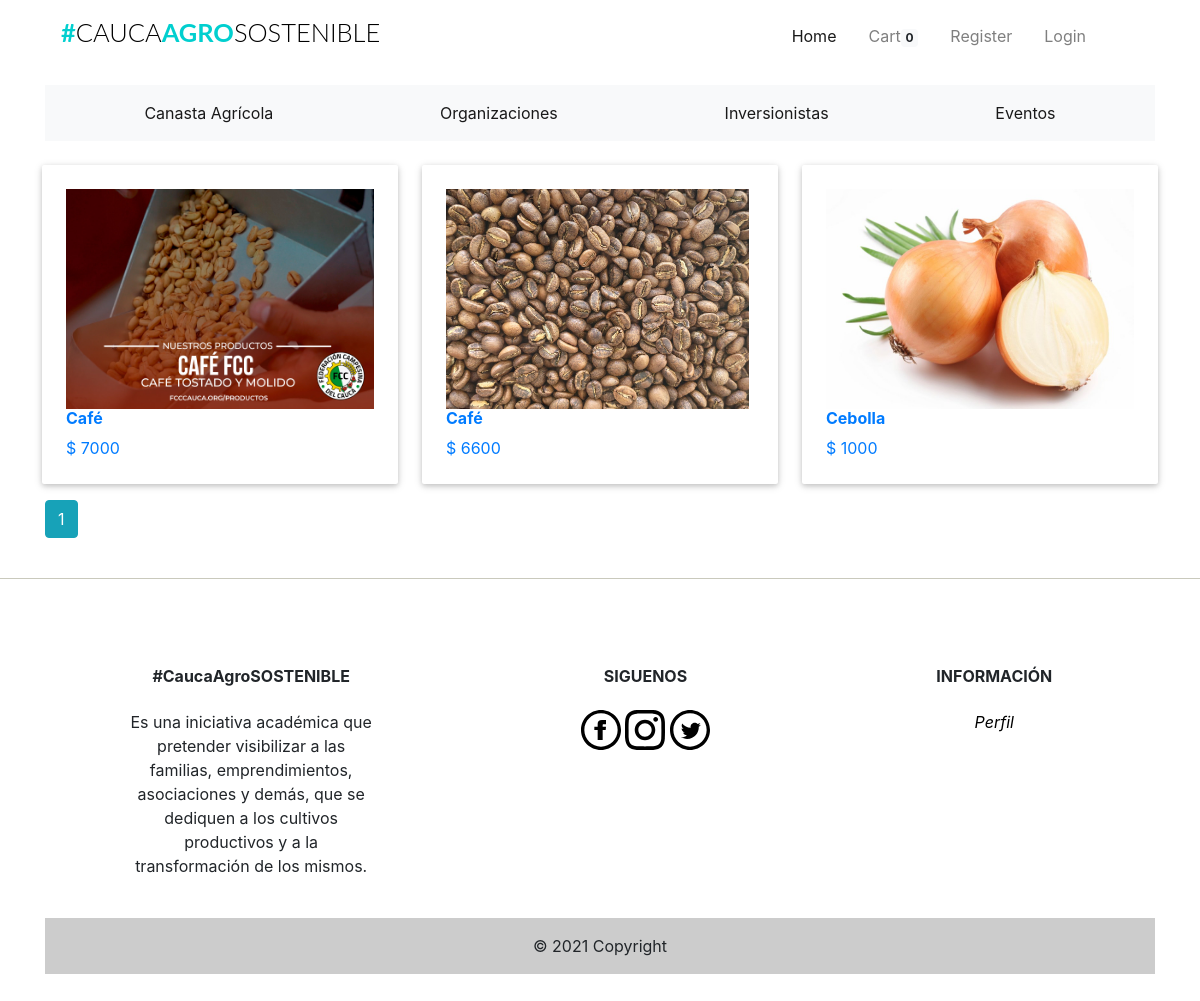
The page /canasta on the database as committed earlier.
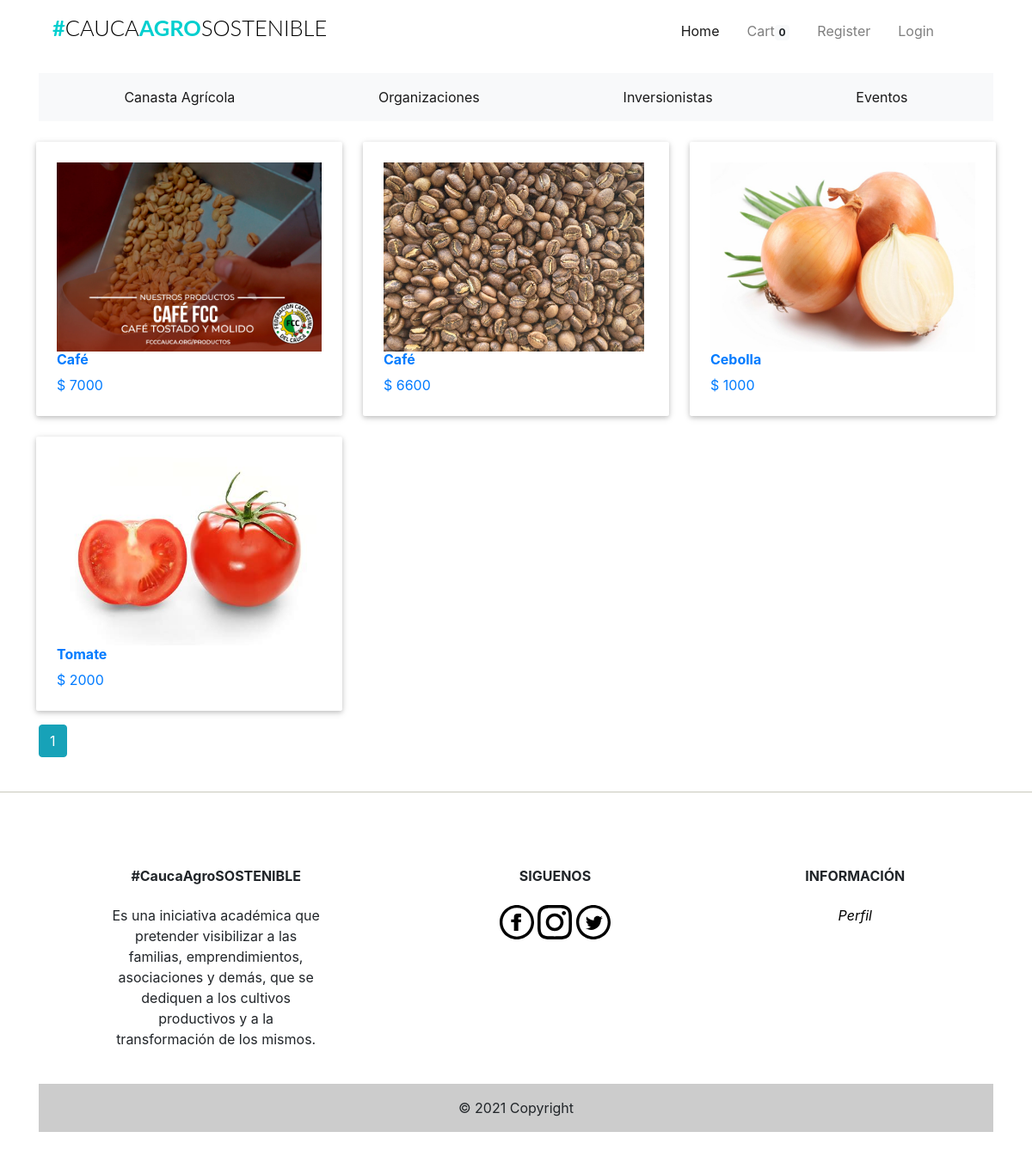
The same page on the database as committed later.
### app/models.py (models this page shows, shortened)
class Products(db.Model):
    __tablename__ = 'products'
    id = db.Column(db.Integer, primary_key=True)
    product_name = db.Column(db.String(100), index=True)
    product_price = db.Column(db.Integer, index=True)
    product_image = db.Column(db.String(120))
    product_description = db.Column(db.String(200))
    product_stock = db.Column(db.Integer)
    promotion_value = db.Column(db.Integer, index=True)
    organizacion_id = db.Column(db.Integer, db.ForeignKey('organizaciones.id'))

### app/home/routes.py (the view)
@home.route('/canasta')
def canasta():
    if current_user.is_anonymous:
        count = 0
    else:
        count = Kart.query.filter_by(user_id=current_user.id).count()
    page = request.args.get('page', 1, type=int)
    products = Products.query\
        .order_by(Products.product_name).paginate(page=page, per_page=6)
    return render_template("home/canasta.html", title="Canasta Agricola", products=products, count=count)

### app/templates/home/canasta.html (shortened to what this page needs)
{% extends "base.html" %}
{% block body %}
<div class="row d-block">
  {% for product_list in products.items %}
    <a href="{{ url_for('home.product_details', id=product_list.id) }}">
          <div class="col l4 s12 m6">
        <div class="card-panel hoverable" style="max-height:360px; background-color:#FFFFFF;">
          <div class="card-image" style="margin-left:auto;margin-right: auto;">
            <div class="thumbnail" style="height:220px;margin-bottom: 0px;">
                <img class="responsive-img" src="{{ product_list.product_image }}" style="height:100%;">
            </div>
            <h6 class="title">
                <span class="product-name">
                    {{ product_list.product_name }}
                </span>
            </h6>
            <div class="price-container clearfix">
                <span class="price-box" style="margin-bottom:0px;white-space:normal;">
                    <span class="price">
                        <span>$</span>
                        <span>{{ product_list.product_price }}</span>
                    </span>
                </span>
            </div>
          </div>
        </div>
      </div>
    </a>
  {% endfor %}
</div>
{% for page_num in products.iter_pages(left_edge=1, right_edge=1, left_current=1, right_current=2) %}
{% if page_num %}
    {% if products.page == page_num %}
        <a class="btn btn-info mb-4" href="{{ url_for('home.canasta', title=title, page=page_num)}}">{{page_num}}</a>
    {% else %}
    <a class="btn btn-outline-info mb-4" href="{{ url_for('home.canasta', title=title, page=page_num)}}">{{page_num}}</a>
    {%endif%}
{%endif%}
{% endfor %}
</div>
{% endblock %}

### app/templates/base.html (shortened to what this page needs)
<html>
  <head>
      <link href="{{ url_for('static', filename='css/bootstrap.min.css') }}"rel="stylesheet">
      <link href="{{ url_for('static', filename='css/st.css') }}"rel="stylesheet">
      <link href='https://api.mapbox.com/mapbox-gl-js/v2.3.1/mapbox-gl.css' rel='stylesheet' />
  </head>
  <body>
  {% include "navbar.html" %}
  {% include "categories/categories.html" %}
  <div class="container">
    {% block body %}
    {% endblock %}
  <hr class="footer-break"></hr>
{% include "footer.html" %}
</body>
</html>

### app/templates/navbar.html (shortened to what this page needs)
{% block navbar %}
<div class="container mt-1 mb-3">
  <nav class="navbar navbar-expand-lg navbar-light">
    <h1 class="brand_name">
      <a class="navbar-brand" href="{{ url_for('home.homepage') }}">#<span>CAUCA</span>AGRO<span>SOSTENIBLE</span></a>
    </h1>
    <div class="collapse navbar-collapse" id="navbarNav">
      <ul class="navbar-nav ml-auto mr-auto mt-2 mt-lg-0">
        {% if current_user.is_authenticated %}
        {% if current_user.is_admin %}
        <li class="nav-item ml-3">
          <a class="nav-link active" href="{{ url_for('home.admin_dashboard') }}">Dashboard</a>
        </li>
        <li class="nav-item ml-3">
          <a class="nav-link" href="{{ url_for('admin.list_products') }}">Productos</a>
        </li>
        <li class="nav-item ml-3">
          <a class="nav-link" href="{{ url_for('admin.list_organizaciones') }}">Organizaciones</a>
        </li>
        <li class="nav-item ml-3">
          <a class="nav-link" href="{{ url_for('admin.list_inversionistas') }}">Inversionistas</a>
        </li>
        <li class="nav-item ml-3">
          <a class="nav-link" href="{{ url_for('admin.list_eventos') }}">Eventos</a>
        </li>
        <li class="nav-item ml-3">
          <a class="nav-link" href="{{ url_for('admin.list_orders') }}">Orders</a>
        </li>
        <li class="nav-item ml-3">
          <a class="nav-link" href="{{ url_for('users.cart') }}">Cart<span class="badge badge-light">{{ count
              }}</span></a>
        </li>
        {% else %}
        <li class="nav-item ml-3">
          <a class="nav-link" href="{{ url_for('users.cart') }}">Cart<span class="badge badge-light">{{ count
              }}</span></a>
        </li>
        {% endif %}
        <li class="nav-item dropdown ml-3">
          <a class="nav-link dropdown-toggle" data-toggle="dropdown" href="#" role="button" aria-haspopup="true"
            aria-expanded="false">
            Hi, {{ current_user.firstname }}!
          </a>
          <div class="dropdown-menu">
            <a class="dropdown-item" href="{{ url_for('users.profile') }}">Profile</a>
            <div class="dropdown-divider"></div>
            <a class="dropdown-item" href="{{ url_for('auth.logout') }}">Logout</a>
          </div>
        </li>
        {% else %}
        <li class="nav-item active ml-3">
          <a class="nav-link" href="{{ url_for('home.homepage') }}">Home <span class="sr-only">(current)</span></a>
        </li>
        <li class="nav-item ml-3">
          <a class="nav-link" href="{{ url_for('users.cart') }}">Cart<span class="badge badge-light">{{ count
              }}</span></a>
        </li>
        <li class="nav-item ml-3">
          <a class="nav-link" href="{{ url_for('auth.register') }}">Register</a>
        </li>
        <li class="nav-item ml-3">
          <a class="nav-link" href="{{ url_for('auth.login') }}">Login</a>
        </li>
        {% endif %}
      </ul>
    </div>
  </nav>
</div>
{% endblock %}

### app/templates/categories/categories.html
{% block organizacion %}
<div class="container mt-1 mb-3 overflow-auto">
  <nav class="navbar navbar-expand navbar-light bg-light">
    <div class="collapse navbar-collapse" id="navbarNav">
      <ul class="navbar-nav d-flex justify-content-around">
        <li class="nav-item active">
          <a class="nav-link" href="{{ url_for('home.canasta') }}">Canasta Agr&iacute;cola</a>
        </li>
        <li class="nav-item active">
          <a class="nav-link" href="{{ url_for('home.organizaciones') }}">Organizaciones</a>
        </li>
        <li class="nav-item active">
          <a class="nav-link" href="{{ url_for('home.inversionistas')}}">Inversionistas</a>
        </li>
        <li class="nav-item active">
          <a class="nav-link" href="{{ url_for('home.eventos') }}">Eventos</a>
        </li>
      </ul>
    </div>
  </nav>
</div>
{% endblock %}

### app/templates/footer.html (shortened to what this page needs)
{% block footer %}
<div class="container my-5">
  <footer
          class="text-center text-lg-start text-black"
          style="background-color: #ffffff"
          >
    <div class="container p-4 pb-0">
      <section class="">
        <div class="row">
          <div class="col-md-3 col-lg-3 col-xl-3 mx-auto mt-3">
            <h6 class="text mb-4 font-weight-bold">
              #CaucaAgroSOSTENIBLE
            </h6>
            <p>
              Es una iniciativa
              académica que pretender visibilizar a las familias, emprendimientos, asociaciones y demás, que se dediquen
              a los cultivos productivos y a la transformación de los mismos.
            </p>
          </div>
          <div class="col-md-4 col-lg-3 col-xl-3 mx-auto mt-3">
            <h6 class="text-uppercase mb-4 font-weight-bold">Siguenos</h6>
            <a href="https://www.facebook.com/">
              <img src="{{ url_for('static',filename='iconmonstr-facebook.svg') }}" class="img-responsive svg-footer">
            </a>
            <a href="https://www.instagram.com/">
              <img src="{{ url_for('static',filename='iconmonstr-instagram.svg') }}" class="img-responsive svg-footer">
            </a>
            <a href="https://twitter.com/?lang=en">
              <img src="{{ url_for('static',filename='iconmonstr-twitter.svg') }}" class="img-responsive svg-footer">
            </a>
          </div>
          <div class="col-md-3 col-lg-2 col-xl-2 mx-auto mt-3">
            <h6 class="text-uppercase mb-4 font-weight-bold">Informaci&oacute;n</h6>
            <a href="{{ url_for('users.profile') }}">
              <p><i><span style="color:black;">Perfil</span></i><p>
            </a>
          </div>
        </div>
      </section>
    </div>
    <div class="text-center p-3" style="background-color: rgba(0, 0, 0, 0.2)">
      © 2021 Copyright
    </div>
  </footer>
</div>
{% endblock %}

### app/static/css/st.css (style rules this page uses)
.svg-footer { height: 2.5em; width: 2.5em; }
.footer-break { background-color:#e0e0d1; }
.brand_name .navbar-brand { font-size:1.59rem; text-transform: uppercase; font-family: 'Lato', sans-serif; font-weight: 700; color: #333; }
.brand_name >.navbar-brand { color:#01CFCF; text-decoration: none; }
.brand_name >.navbar-brand span { color: #000; font-weight: 300; }
.navbar-nav { width: 100%; align-items: flex-start; }
.product-name { text-transform: capitalize; font-weight:bold; }
img.responsive-img, video.responsive-video { max-width: 100%; }
.card-panel { -webkit-transition:-webkit-box-shadow .25s; transition:-webkit-box-shadow .25s; transition:box-shadow .25s; transition:box-shadow .25s, -webkit-box-shadow .25s;padding:24px; margin:.5rem 0 1rem 0; border-radius:2px;background-color:#fff; box-shadow: 0 2px 5px 0 rgba(0,0,0,0.16),0 2px 10px 0 rgba(0,0,0,0.12); }
.hoverable { -webkit-transition:-webkit-box-shadow .25s; transition:-webskit-box-shadow .25s; transition:box-shadow .25s; transition:box-shadow .25s, -webkit-box-shadow .25s }
.row:after { content: ""; display: table; clear: both; }
.row .col { float: left; -webkit-box-sizing: border-box; box-sizing: border-box; padding: 0 0.75rem; min-height: 1px; }
.row .col.s12 { width: 100%; margin-left: auto; left: auto; right: auto; }
@media only screen and (min-width: 601px) { .row .col.m6 { width: 50%; margin-left: auto; left: auto; right: auto; } }
@media only screen and (min-width: 993px) { .row .col.l4 { width: 33.3333333333%; margin-left: auto; left: auto; right: auto; } }

Rows that differ between the two databases and show on the page:
added Products: product_image (picture), product_name "Tomate", product_price "2000"
